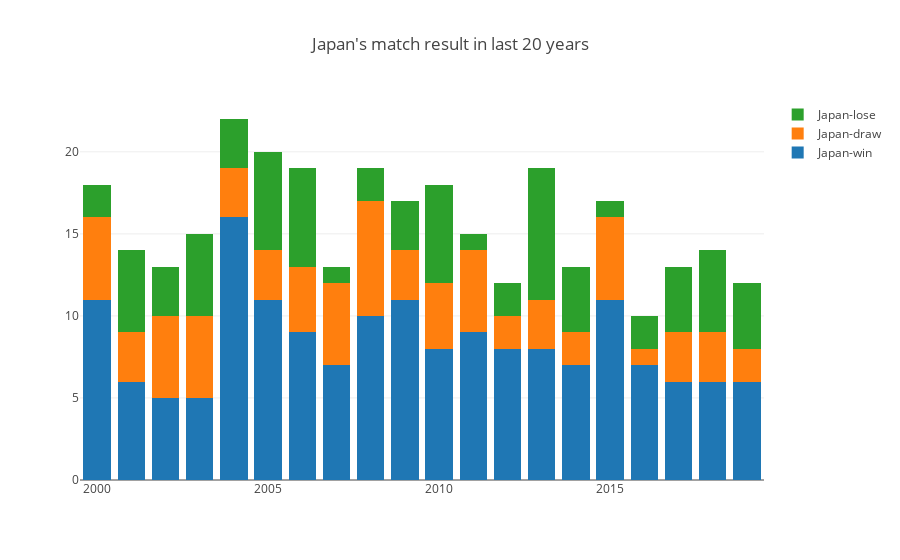

The code cell stored with this chart in its notebook:
### Code cell
filterbycountry('Japan', 20)

### Figure 1 — Plotly figure (JSON) as saved in the notebook; plotly's stock layout.template omitted (floating-point values rounded to 4 significant figures)
{"data": [{"name": "Japan-win", "type": "bar", "uid": "694cf8a7-e00d-494a-b70d-728eb979e4a1", "x": [2000, 2001, 2002, 2003, 2004, 2005, 2006, 2007, 2008, 2009, 2010, 2011, 2012, 2013, 2014, 2015, 2016, 2017, 2018, 2019], "y": [11, 6, 5, 5, 16, 11, 9, 7, 10, 11, 8, 9, 8, 8, 7, 11, 7, 6, 6, 6]}, {"name": "Japan-draw", "type": "bar", "uid": "f1250938-7b51-42c3-bd37-65992bf4d2fa", "x": [2000, 2001, 2002, 2003, 2004, 2005, 2006, 2007, 2008, 2009, 2010, 2011, 2012, 2013, 2014, 2015, 2016, 2017, 2018, 2019], "y": [5, 3, 5, 5, 3, 3, 4, 5, 7, 3, 4, 5, 2, 3, 2, 5, 1, 3, 3, 2]}, {"name": "Japan-lose", "type": "bar", "uid": "6d69124d-2b56-4587-b2fc-4f6c15ac59b6", "x": [2000, 2001, 2002, 2003, 2004, 2005, 2006, 2007, 2008, 2009, 2010, 2011, 2012, 2013, 2014, 2015, 2016, 2017, 2018, 2019], "y": [2, 5, 3, 5, 3, 6, 6, 1, 2, 3, 6, 1, 2, 8, 4, 1, 2, 4, 5, 4]}], "layout": {"barmode": "stack", "title": {"text": "Japan's match result in last 20 years"}}}
